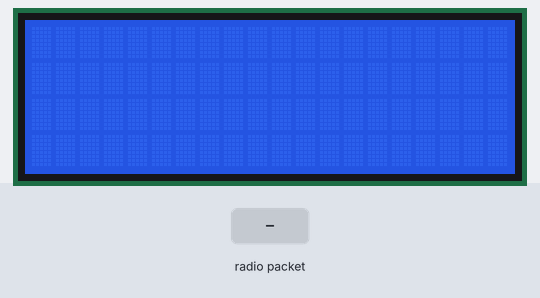
The sketch below on a simulated Arduino Nano, built with avr-gcc and run on an emulated ATmega328P. On the bench: 20×4 character LCD. The inputs (shaded band) are chosen by the test bench. No radio packets arrive unless stated; what the sketch prints to the serial monitor is not drawn.

Above: at 1.2 s.
1.3 s: radio packet "5" arrives
At 3.5 s:
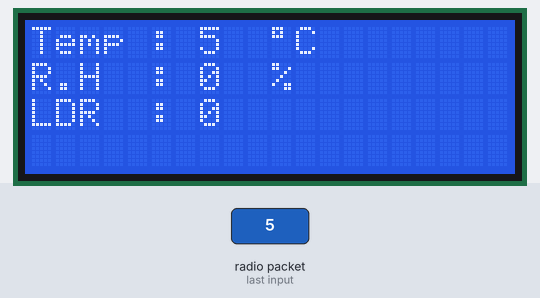
4.0 s: radio packet "90" arrives
At 5.1 s:
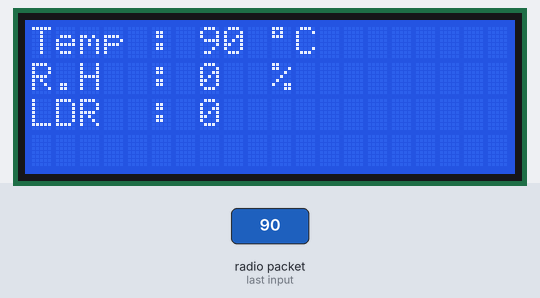
6.7 s: radio packet "200" arrives
At 9.4 s:
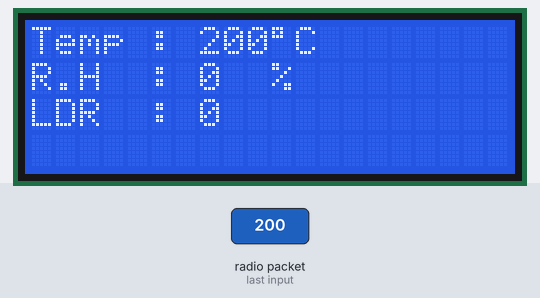
Timing chart, 0 to 10.9 s (numbered marks = the images above; inputs shaded):
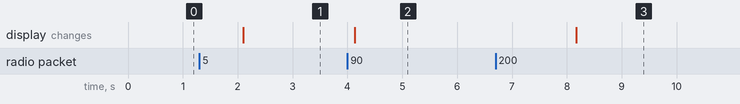

The sketch:

arduino_nano_get_sensors_data_rf433_MHz_send_to_nodemcu.ino
```cpp
#include <LiquidCrystal_I2C.h>
#include <VirtualWire.h>
#include <SPI.h>

LiquidCrystal_I2C lcd(0x27,20,4);  // set the LCD address to 0x27 for a 16 chars and 2 line display

char recibo[10]="";   //for 3 sensors
//char recibo[8]="";  //for 2 sensors
int valorX; //DHT11 sensor temperature
int valorY; //DHT11 sensor RH
int valorZ; //LDR

//Nano Rx -> NodemCU D6 | Nano as receiver RF433MHz and send data serial to NodeMCU
//Nano Tx -> NodeMCU D7 | Nano as receiver RF433MHz and send data serial to NodeMCU

void setup()
{
  Serial.begin(9600);
    lcd.init();
    lcd.backlight();
Serial.println("Device is ready");
// Initialize the IO and ISR
vw_set_rx_pin(11);
vw_setup(2000); // Bits per sec
vw_rx_start(); // Start the receiver
}
void loop()
{
  delay(2000);
    uint8_t buf[VW_MAX_MESSAGE_LEN];
    uint8_t buflen = VW_MAX_MESSAGE_LEN;

if (vw_get_message(buf, &buflen)) // Non-blocking
{
for (int i = 0; i < buflen; i++)
{
        recibo[i]=char(buf[i]);
    //    Serial.print(recibo[i]);
}
     recibo[buflen]=NULL;
     //String str(recibo);
     sscanf( recibo, "%d,%d,%d", &valorX, &valorY, &valorZ );

  Serial.println(valorX);
  Serial.println(valorY);
  Serial.println(valorZ);
  lcd.setCursor(0, 0);
  lcd.print("Temp : ");
  lcd.setCursor(7, 0);
  lcd.print(valorX);
  lcd.setCursor(10, 0);
  lcd.print((char)223);
  lcd.print("C");

  lcd.setCursor(0, 1);
  lcd.print("R.H  : ");
  lcd.setCursor(7, 1);
  lcd.print(valorY);
  lcd.setCursor(10, 1);
  lcd.print("%");

  lcd.setCursor(0, 2);
  lcd.print("LDR  : ");
  lcd.setCursor(7, 2);
  lcd.print(valorZ);

  String datakirim = String(valorX) + String('H') + String(valorY) + String('H') + String(valorZ);
  Serial.println(datakirim);
}
}
```

Measured:
- after the input at 1.3 s, the display: changes after 0.80 s (image 1)
- after the input at 4.0 s, the display: changes after 0.13 s (image 2)
- after the input at 6.7 s, the display: changes after 1.5 s (image 3)
